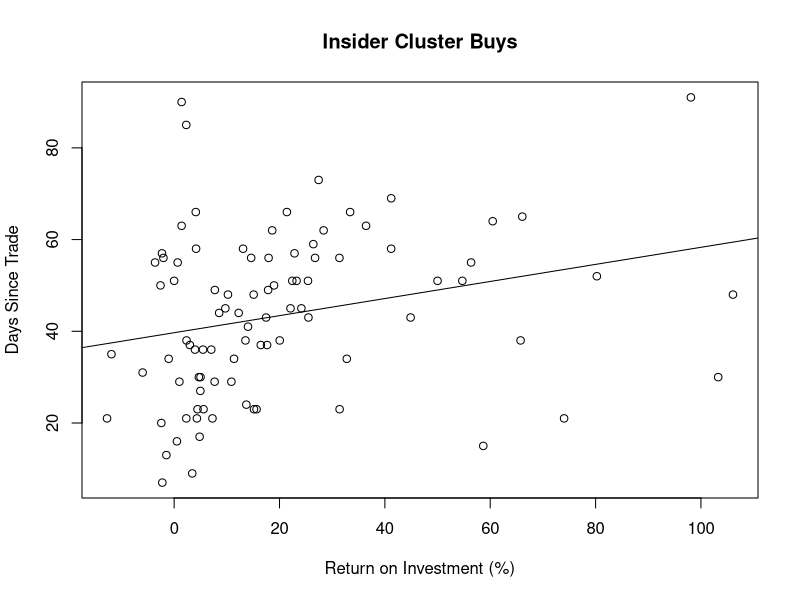

Write R code to recreate this figure.
x <- read.csv('cluster_buys.csv')

# Rename the 'Price.Increase....' column to 'Price.Increase'
names(x)[names(x) == "Price.Increase...."] <- "Price.Increase"

# Filter out rows where Price.Increase is less than -50
x <- subset(x, !is.na(Price.Increase))
filtered_x <- subset(x, Price.Increase >= -50)

mean(x$Price.Increase)

plot(filtered_x$Price.Increase, filtered_x$Days.Since.Trade, 
     xlab = "Return on Investment (%)", 
     ylab = "Days Since Trade",
     main = "Insider Cluster Buys")
bf_line <- lm(Days.Since.Trade ~ Price.Increase, data = filtered_x)
abline(bf_line)

mean(filtered_x$Price.Increase)

my_lm <- lm(Price.Increase ~ Days.Since.Trade + Ins, data = x)

summary(my_lm)

my_lm2 <- lm(Price.Increase ~ Days.Since.Trade * Ins, data = x)

summary(my_lm2)
